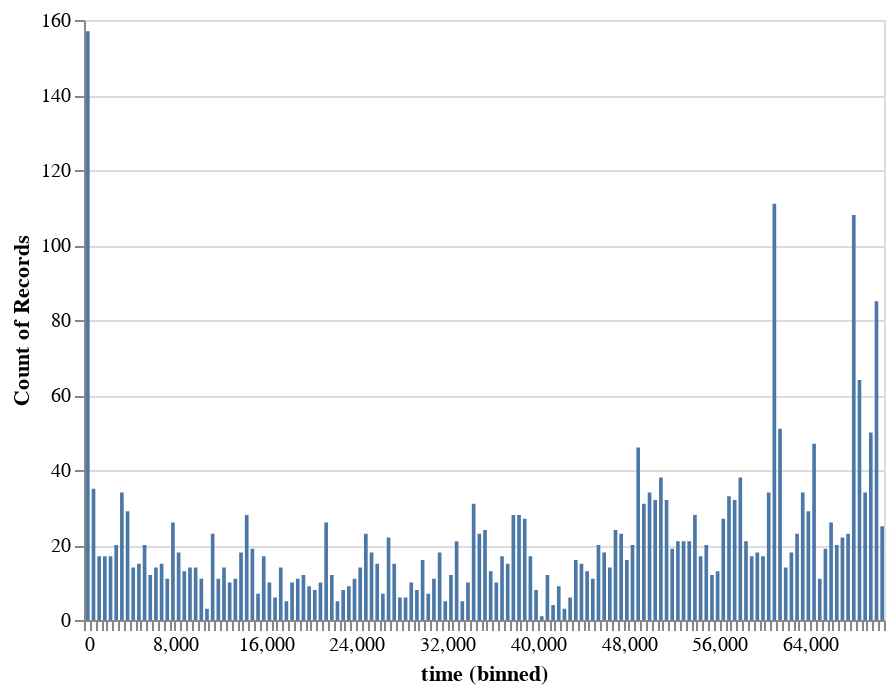

This figure's notebook cell:
### Code cell
import altair as alt

# histogram
# mark_bar: 棒狀 mark_point: 點
chart = alt.Chart(df).mark_bar().encode(x=alt.X("time", bin=alt.BinParams(step=500)), y="count()")
chart.interactive()

### Figure 1 — Vega-Lite specification as saved in the notebook (floating-point values rounded to 4 significant figures; data arrays with more than 128 entries replaced by an {"elided": "..."} marker saying what was removed)
{"config": {"view": {"continuousWidth": 400, "continuousHeight": 300}}, "data": {"name": "data-b0577f1be006e41c198d3c7bd40034d1"}, "mark": "bar", "encoding": {"x": {"bin": {"step": 500}, "field": "time", "type": "quantitative"}, "y": {"aggregate": "count", "type": "quantitative"}}, "selection": {"selector001": {"type": "interval", "bind": "scales", "encodings": ["x", "y"]}}, "$schema": "https://vega.github.io/schema/vega-lite/v4.17.0.json", "datasets": {"data-b0577f1be006e41c198d3c7bd40034d1": {"elided": "3001 records"}}}
